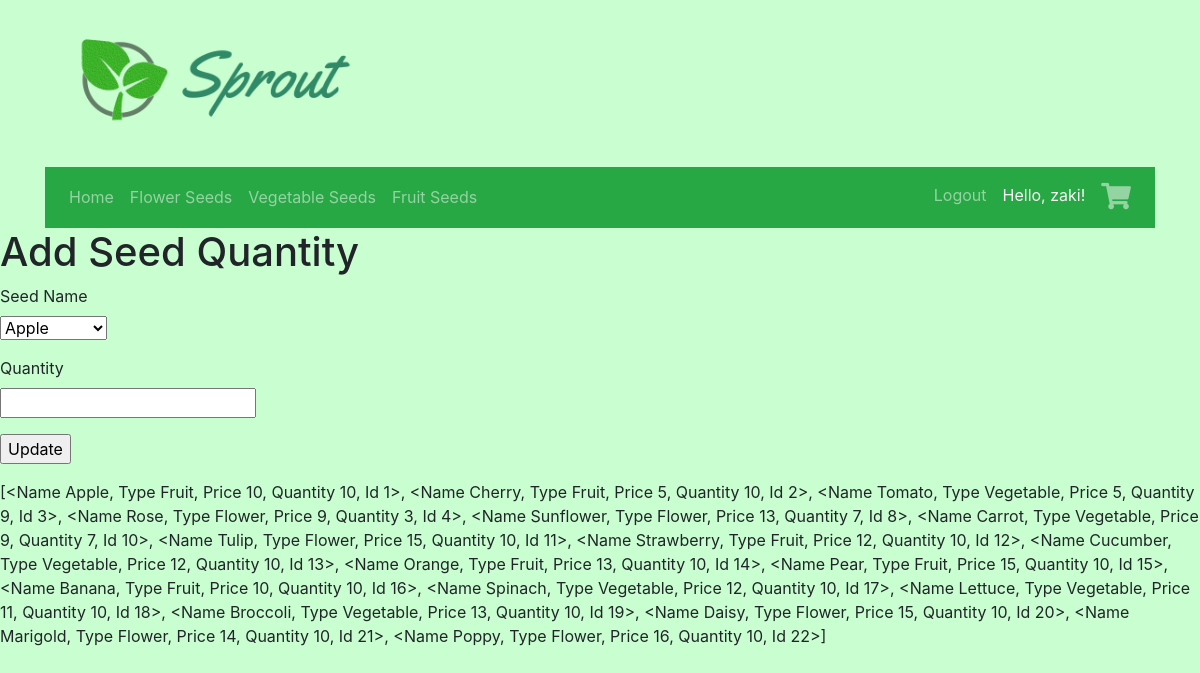
/adminupdate (signed in), run on the app's committed database.
### app/model/login.py (models this page shows, shortened)
class User(UserMixin, db.Model):
    id = db.Column(db.Integer, primary_key=True)
    username = db.Column(db.String(50), index=True, unique=True)
    email = db.Column(db.String(50), index=True, unique=True)
    password_hash = db.Column(db.String(90))
    def get(id):
        return db.session.query(User).filter(User.id == id).first()

### app/model/seed.py (models this page shows, shortened)
class Seed(db.Model):
    id = db.Column(db.Integer, primary_key=True)
    name = db.Column(db.String(50), index=True, unique=True)
    seed_type = db.Column(db.String(50), index=True)
    price = db.Column(db.Integer, index=True)
    quantity = db.Column(db.Integer, index=True)
    def __repr__(self):
        return '<Name {}, Type {}, Price {}, Quantity {}, Id {}>'.format(self.name, self.seed_type, self.price, self.quantity, self.id)
    def get_all():
        return Seed.query.all()

### app/routes/admin.py (the view)
@app.route('/adminupdate', methods=['GET', 'POST'])
@login_required
def adminupdate():
    return admin_controller.seedupdate()

### app/model/seedform.py
class SeedUpdate(FlaskForm):
    seedname = SelectField('Seed Name', coerce=int, validators=[DataRequired()])
    quantity = IntegerField('Quantity', validators=[DataRequired()])
    submit = SubmitField('Update')

### app/controller/admin_controller.py (called while the page is built)
    def seedupdate(self):
        all_seeds = db.session.query(Seed).order_by('name').all()
        seed_group_name = [(i.id, i.name) for i in all_seeds]
        form = SeedUpdate()
        form.seedname.choices = seed_group_name
        if form.validate_on_submit():
            Seed.adminupdate(seedname=form.seedname.data, quantity=form.quantity.data)
            flash('Added Quantity to Seed')
            return redirect(url_for('adminupdate'))
        seeddisplay = Seed.get_all()
        return render_template('admin/adminupdate.html', title='Admin Update', seedupdate=form, seeddisplay=seeddisplay)

### app/model/login.py (called while the page is built)
@login.user_loader
def user_loader(id):
    user = User.get(id)
    if user is None:
        flash('You have been automatically logged out')
    return User.query.get(int(id))

### app/templates/admin/adminupdate.html (shortened to what this page needs)
{% extends "base.html" %}
{% block content %}
<h1>Add Seed Quantity</h1>
    <form method="post">
        <p>
            {{ seedupdate.seedname.label }}<br>
            {{ seedupdate.seedname(size=seedupdate.seedname.size) }}<br>
        </p>
        <p>
            {{ seedupdate.quantity.label }}<br>
            {{ seedupdate.quantity(size=32) }}<br>
        </p>
        <p> {{ seedupdate.submit() }}</p>
    </form>
    <p>{{ seeddisplay }}</p>
{% endblock %}

### app/templates/base.html (shortened to what this page needs)
<!DOCTYPE html>
<html>
<head>
    <link rel="stylesheet" href="https://maxcdn.bootstrapcdn.com/bootstrap/4.5.2/css/bootstrap.min.css">
    <link href="{{url_for('static', filename='styles/font-awesome/all.min.css')}}" rel="stylesheet">
    <link rel="stylesheet" href="{{url_for('static', filename='styles/gallery.css')}}">
</head>
<body class="body">
    <div class="container" style="margin-top:25px">
        <a href="{{ url_for('home') }}"><img src="{{url_for('static', filename='images/Sprout-Logo.png')}}"
                alt="sprout_logo" style="width:350px;"></a>
    </div>
    <div class="container" style="margin-top:25px">
        <nav class="navbar navbar-expand-sm bg-success navbar-dark" style="justify-content:space-between;">
            <ul class="navbar-nav">
                <li class="nav-item">
                    <a class="nav-link" href="{{ url_for('home') }}">Home</a>
                </li>
                <li class="nav-item">
                    <a class="nav-link" href="{{ url_for('gallery') }}?seed_type=Flower">Flower Seeds</a>
                </li>
                <li class="nav-item">
                    <a class="nav-link" href="{{ url_for('gallery') }}?seed_type=Vegetable">Vegetable Seeds</a>
                </li>
                <li class="nav-item">
                    <a class="nav-link" href="{{ url_for('gallery') }}?seed_type=Fruit">Fruit Seeds</a>
                </li>
            </ul>
            <ul class="navbar-nav">
                {% if current_user.is_authenticated %}
                <li class="nav-item">
                    <a class="nav-link" href="{{ url_for('logout') }}">Logout</a>
                </li>
                <li class="nav-item usernameText">
                    <div class="nav-link" style="color: whitesmoke; ">Hello, {{ current_user.username }}!</div>
                </li>
                <li class="nav-item">
                    <a class="nav-link" href="{{ url_for('get_cart') }}"><i class="fas fa-shopping-cart"></i></a>
                </li>
                {% endif %}
            </ul>
        </nav>
    </div>
    {% block content %}{% endblock %}
</body>
</html>

### app/templates/base.html (style rules this page uses)
.body { background-color: #C9FFD0; -webkit-user-select: none; -ms-user-select: none; user-select: none; }
i.fas { font-size: 1.65em; }

### data on the page
User: username "zaki"
Seed: name+seed_type+price "[<Name Apple, Type Fruit, Price 10, Quantity 10, Id 1>, <Name Cherry, Type Fruit, Price 5, Quantity 10, Id 2>, <Name Tomato, Type Vegetable, Price 5, Quantity 9, Id 3>, <Name Rose, Type Flower, Price 9, Quantity 3, Id 4>, <Name Sunflower, Type Flower, Price 13, Quantity 7, Id 8>, <Name Carrot, Type Vegetable, Price 9, Quantity 7, Id 10>, <Name Tulip, Type Flower, Price 15, Quantity 10, Id 11>, <Name Strawberry, Type Fruit, Price 12, Quantity 10, Id 12>, <Name Cucumber, Type Vegetable, Price 12, Quantity 10, Id 13>, <Name Orange, Type Fruit, Price 13, Quantity 10, Id 14>, <Name Pear, Type Fruit, Price 15, Quantity 10, Id 15>, <Name Banana, Type Fruit, Price 10, Quantity 10, Id 16>, <Name…"

### other printed values
{{ seedupdate.seedname.label }} "Seed Name"
{{ seedupdate.quantity.label }} "Quantity"
